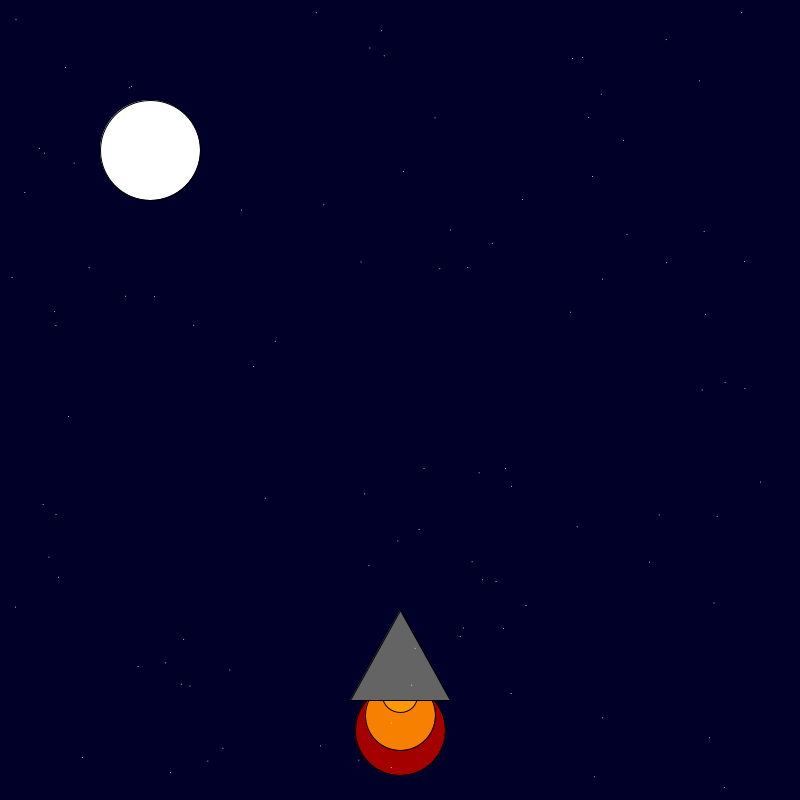
Frame 1 (no input)
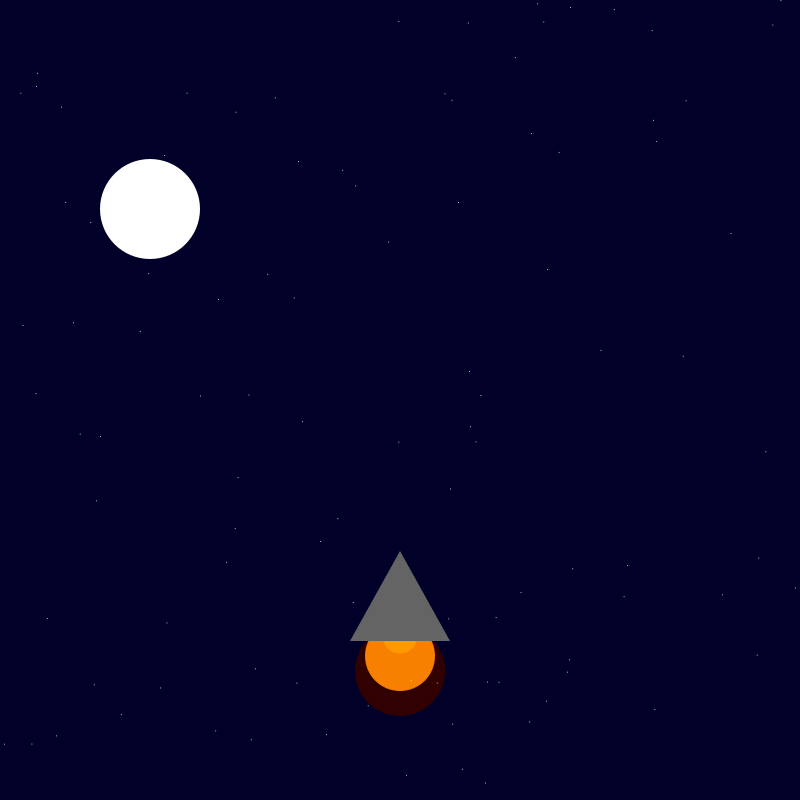
Frame 60 (the mouse pressed at the canvas centre just before this capture)
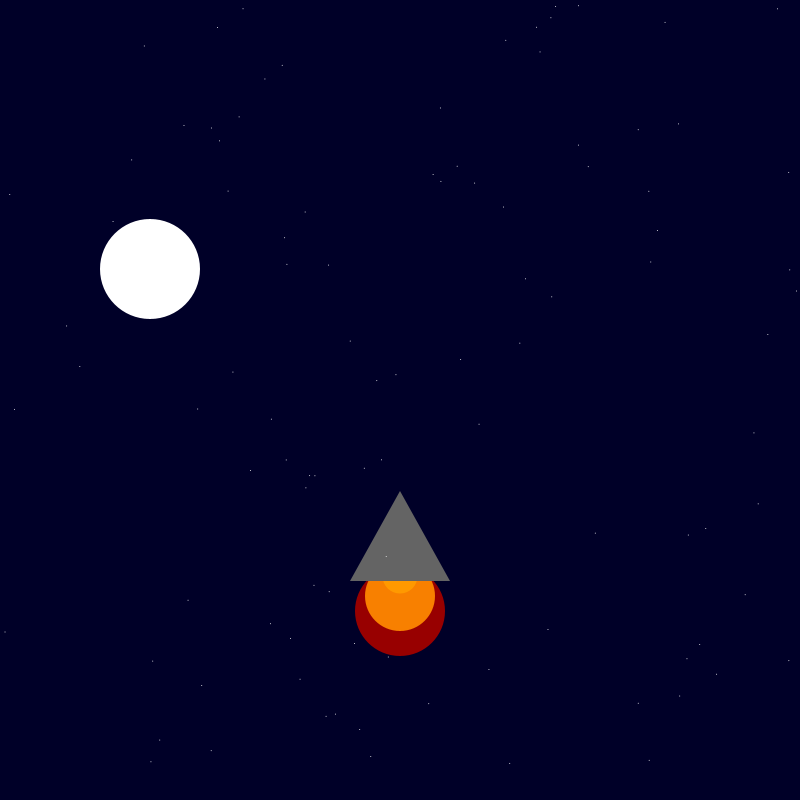
Frame 120 (the mouse held since frame 60 and released just before this capture)

The Processing sketch that drew these frames (run headless with seeded random() and noise(); from frame 60 on, the mouse is pressed at the canvas centre):

// Processing sketch: sketch_160903f
// ── sketch_160903f.pde
/* 1. Change the code below to make the rocket ship take off. */
/* 2. Add a moon and stars to the sky. */

int x = 400;
int y = 600;
int z=150;
void setup() {
  background(0, 0, 40);
  size(800, 800);
  
}

void draw() {
   background(0, 0, 40);
  fill(random(255), 0, 0);
  ellipse(x, y + 130, 90, 90);
  fill(248, 128, 0);
  ellipse(x, y + 115, 70, 70);
  fill(255, 153, 0);
  ellipse(x, y + 95, 35, 35);
  fill(100, 100, 100);
  triangle(x, y + 10, x + 50, y + 100, x - 50, y + 100);
fill(255,255,255);
  ellipse(150,z,100,100);
    for (int i = 0; i < 100; i++) {
    fill(255,255,255);
      noStroke();
      ellipse(random(800),random(800),1,1);
  }
  y=y-1;
  z=z+1;
}
